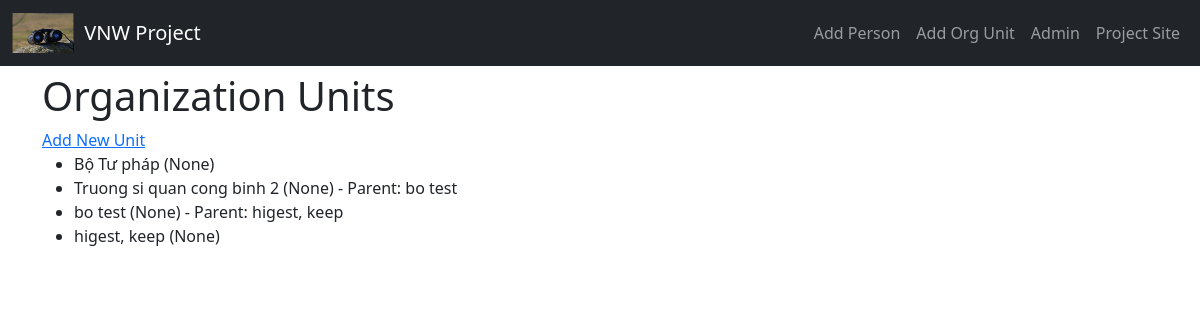
/organizations/, run on an earlier commit of the app's database.
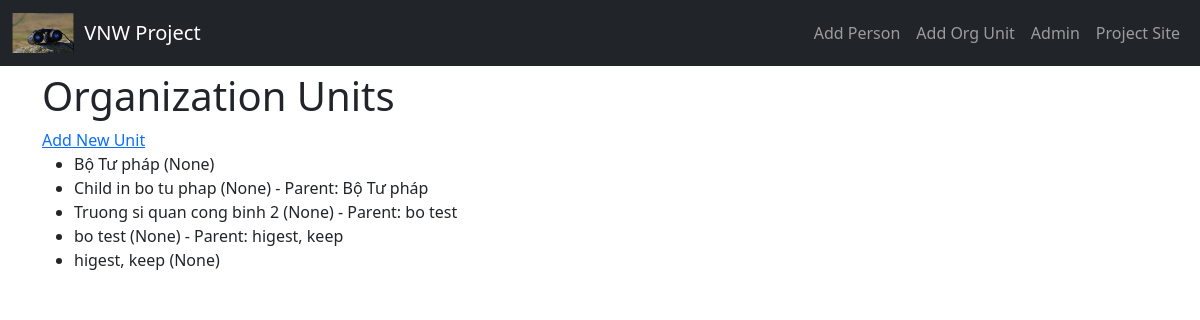
And on a later commit of the database.
### organizations/models.py (models this page shows, shortened)
class Organization(BaseEntity):
    CUSTOM_ID_PREFIX = "ORG"
    name = models.CharField(max_length=225)
    name_en = models.CharField(max_length=225, blank=True, null=True)
    abbreviation = models.CharField(max_length=50, blank=True, null=True)
    type = models.ForeignKey(
        'OrganizationType',
        on_delete=models.SET_NULL,
        null=True,
        blank=True
    )
    level = models.CharField(
        max_length=50,
        choices=[
            ('central', 'Central'),
            ('provincial', 'Provincial'),
            ('district', 'District'),
            ('commune', 'Commune')
        ],
        blank=True,
        null=True
    )
    function = models.TextField(blank=True, null=True)
    notes = models.TextField(blank=True, null=True)
    start_date = models.DateField(blank=True, null=True)
    end_date = models.DateField(blank=True, null=True)
    color_code = models.CharField(max_length=20, blank=True, null=True)
    parent = models.ForeignKey('self', related_name='children',
                               on_delete=models.CASCADE, null=True, blank=True)
    equivalents = models.ManyToManyField('self', symmetrical=True, blank=True)
    related_parents = models.ManyToManyField(
        'self',
        symmetrical=False,
        blank=True,
        related_name='related_children',
        through='OrganizationRelationship',
        through_fields=('to_org', 'from_org')
    )
    description = models.TextField(blank=True, null=True)
    normalized_name = models.CharField(max_length=255, editable=False, db_index=True, unique=True, null=True, blank=True)
    class Meta:
        verbose_name = "Organization"
        verbose_name_plural = "Organizations"

### organizations/views.py (the view)
# urls.py: path('', organization_list, name='organization_list'),
def organization_list(request):
    units = Organization.objects.all().order_by('type','name')
    return render(request, "organizations/organization_list.html", {'units':units})

### templates/organizations/organization_list.html
{% extends "base.html" %}
{% block content %}
  <h1>Organization Units</h1>
  <a href="{% url 'add_organization_unit' %}">Add New Unit</a>
  <ul>
    {% for unit in units %}
      <li>
        {{ unit.name }} ({{ unit.type }})
        {% if unit.parent %} - Parent: {{ unit.parent.name }} {% endif %}
      </li>
    {% empty %}
      <li>No units available.</li>
    {% endfor %}
  </ul>
{% endblock %}

What changed in the data, as far as the page shows it:
added Organization: name "Child in bo tu phap", type "None", parent.name "Bộ Tư pháp"
